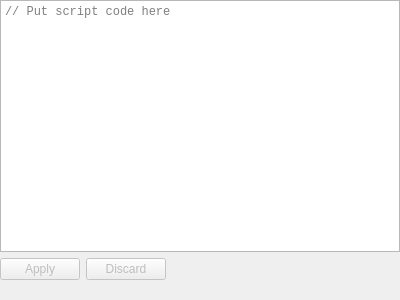
<?xml version="1.0" encoding="UTF-8"?>
<ui version="4.0">
 <class>ScriptEditWidget</class>
 <widget class="QWidget" name="ScriptEditWidget">
  <property name="geometry">
   <rect>
    <x>0</x>
    <y>0</y>
    <width>400</width>
    <height>300</height>
   </rect>
  </property>
  <property name="windowTitle">
   <string>Form</string>
  </property>
  <layout class="QVBoxLayout" name="layMain">
   <property name="leftMargin">
    <number>0</number>
   </property>
   <property name="topMargin">
    <number>0</number>
   </property>
   <property name="rightMargin">
    <number>0</number>
   </property>
   <property name="bottomMargin">
    <number>0</number>
   </property>
   <item>
    <widget class="QTextEdit" name="edtScript">
     <property name="font">
      <font>
       <family>Courier New</family>
      </font>
     </property>
     <property name="markdown">
      <string notr="true"/>
     </property>
     <property name="html">
      <string notr="true">&lt;!DOCTYPE HTML PUBLIC &quot;-//W3C//DTD HTML 4.0//EN&quot; &quot;http://www.w3.org/TR/REC-html40/strict.dtd&quot;&gt;
&lt;html&gt;&lt;head&gt;&lt;meta name=&quot;qrichtext&quot; content=&quot;1&quot; /&gt;&lt;style type=&quot;text/css&quot;&gt;
p, li { white-space: pre-wrap; }
&lt;/style&gt;&lt;/head&gt;&lt;body style=&quot; font-family:'Courier New'; font-size:8.25pt; font-weight:400; font-style:normal;&quot;&gt;
&lt;p style=&quot;-qt-paragraph-type:empty; margin-top:0px; margin-bottom:0px; margin-left:0px; margin-right:0px; -qt-block-indent:0; text-indent:0px;&quot;&gt;&lt;br /&gt;&lt;/p&gt;&lt;/body&gt;&lt;/html&gt;</string>
     </property>
     <property name="acceptRichText">
      <bool>false</bool>
     </property>
     <property name="placeholderText">
      <string notr="true">// Put script code here</string>
     </property>
    </widget>
   </item>
   <item>
    <layout class="QHBoxLayout" name="layButtons">
     <item>
      <widget class="QPushButton" name="btnApply">
       <property name="enabled">
        <bool>false</bool>
       </property>
       <property name="text">
        <string>Apply</string>
       </property>
      </widget>
     </item>
     <item>
      <widget class="QPushButton" name="btnDiscard">
       <property name="enabled">
        <bool>false</bool>
       </property>
       <property name="text">
        <string>Discard</string>
       </property>
      </widget>
     </item>
     <item>
      <spacer>
       <property name="orientation">
        <enum>Qt::Horizontal</enum>
       </property>
       <property name="sizeHint" stdset="0">
        <size>
         <width>40</width>
         <height>20</height>
        </size>
       </property>
      </spacer>
     </item>
    </layout>
   </item>
   <item>
    <widget class="QLabel" name="lblError">
     <property name="styleSheet">
      <string notr="true">color: red;</string>
     </property>
     <property name="text">
      <string/>
     </property>
    </widget>
   </item>
  </layout>
 </widget>
 <resources/>
 <connections/>
</ui>
